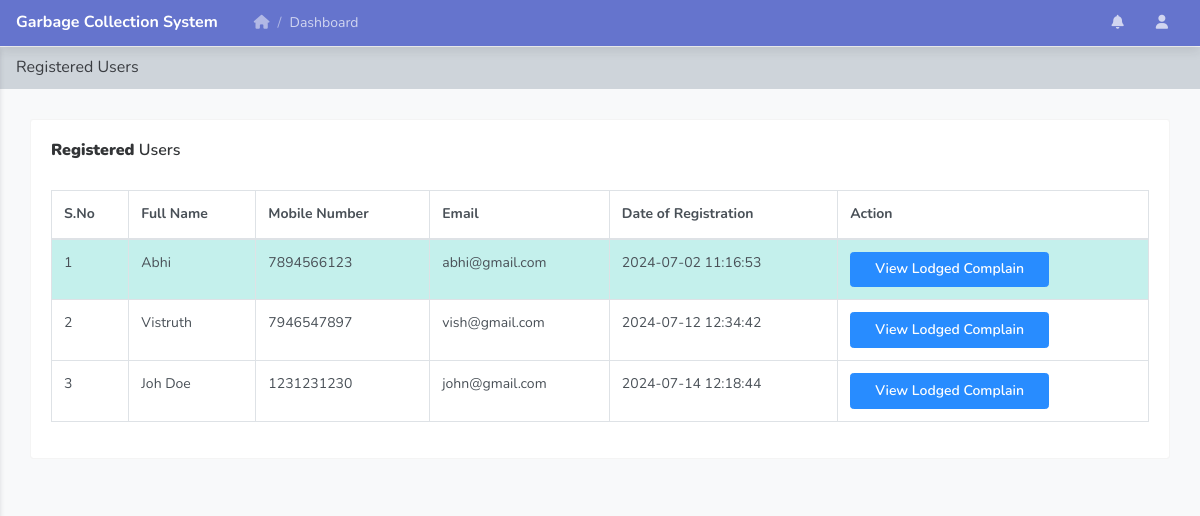
The page /reg-users.php (signed in) on the database its author committed.
### tables this page shows
CREATE TABLE `tbluser` (
  `ID` int(10) NOT NULL,
  `FullName` varchar(250) DEFAULT NULL,
  `UserName` varchar(250) DEFAULT NULL,
  `MobileNumber` bigint(20) DEFAULT NULL,
  `Email` varchar(250) DEFAULT NULL,
  `Password` varchar(250) DEFAULT NULL,
  `RegDate` timestamp NULL DEFAULT current_timestamp()
);

### reg-users.php (the view, shortened to what this page needs)
<?php
include('includes/dbconnection.php');
if (strlen($_SESSION['vamsaid']==0)) {
  header('location:logout.php');
  } else{
  ?>
<!doctype html>
<html lang="en">
<head>
    <link rel="stylesheet" href="../assets/vendor/themify-icons/themify-icons.css">
    <link rel="stylesheet" href="../assets/vendor/fontawesome/css/font-awesome.min.css">
    <link rel="stylesheet" href="../assets/vendor/jquery-datatable/dataTables.bootstrap4.min.css">
    <link  rel="stylesheet" href="../assets/css/main.css">
</head>
<body class="theme-indigo">
<?php include_once('includes/header.php');?>
    <div class="main_content" id="main-content">
        <div class="page">
            <nav class="navbar navbar-expand-lg navbar-light bg-light">
                <a class="navbar-brand" href="javascript:void(0);">Registered Users</a>
            </nav>
            <div class="container-fluid">
                <div class="row clearfix">
                    <div class="col-lg-12">
                        <div class="card">
                            <div class="header">
                                <h2><strong>Registered</strong> Users </h2>
                            </div>
                            <div class="body">
                                <div class="table-responsive">
                                    <table class="table table-bordered">
                      <thead>
                       <tr>
                                  <th>S.No</th>
                                        <th>Full Name</th>
                                        <th>Mobile Number</th>
                                        <th>Email</th>
                                        <th>Date of Registration</th>
                                        <th>Action</th>
                                            </tr>
                      </thead>
                      <tbody>
                        <tr class="table-info">
                           <?php
$sql="SELECT * from tbluser";
$query = $dbh -> prepare($sql);
$query->execute();
$results=$query->fetchAll(PDO::FETCH_OBJ);
$cnt=1;
if($query->rowCount() > 0)
{
foreach($results as $row)
{               ?>
                         <td><?php echo htmlentities($cnt);?></td>
                                        <td><?php  echo htmlentities($row->FullName);?></td>
                                        <td><?php  echo htmlentities($row->MobileNumber);?></td>   <td><?php  echo htmlentities($row->Email);?></td>
                                        <td><?php  echo htmlentities($row->RegDate);?></td>
                                        <td>
                                               <a href="user-lodged-complain.php?uid=<?php echo htmlentities ($row->ID);?>&&username=<?php echo htmlentities ($row->FullName);?>" class="btn btn-primary">View Lodged Complain</a>
                                        </td>
                        </tr>
                        <?php $cnt=$cnt+1;}} ?>
                      </tbody>
                    </table>
                                </div>
                            </div>
                        </div>
                    </div>
                </div>
            </div>
        </div>
    </div>
</body>
</html><?php }  ?>

### rows shown on the page
tbluser: FullName "Abhi", MobileNumber "7894566123", Email "abhi@gmail.com", RegDate "2024-07-02 11:16:53"
tbluser: FullName "Vistruth", MobileNumber "7946547897", Email "vish@gmail.com", RegDate "2024-07-12 12:34:42"
tbluser: FullName "Joh Doe", MobileNumber "1231231230", Email "john@gmail.com", RegDate "2024-07-14 12:18:44"
